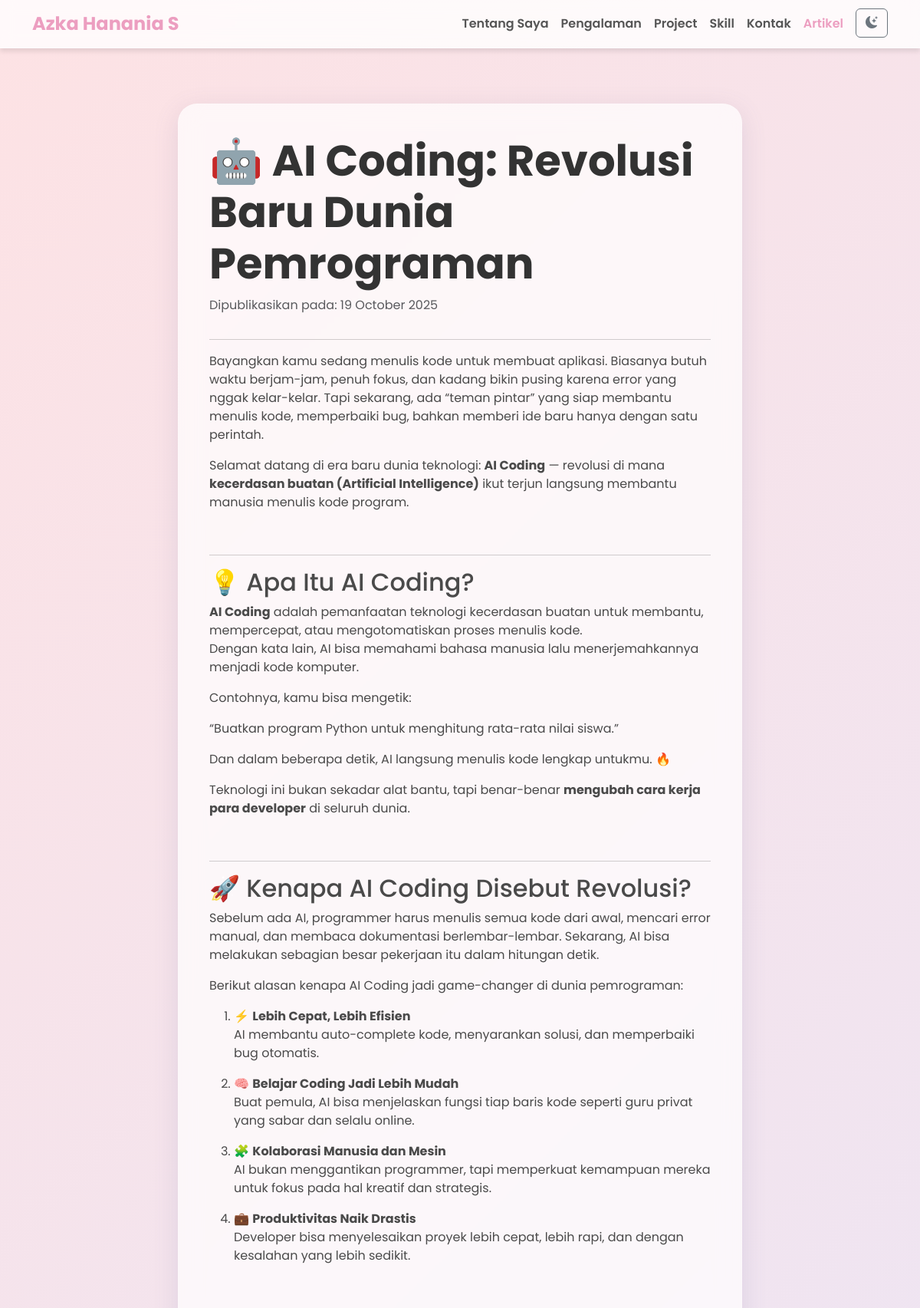
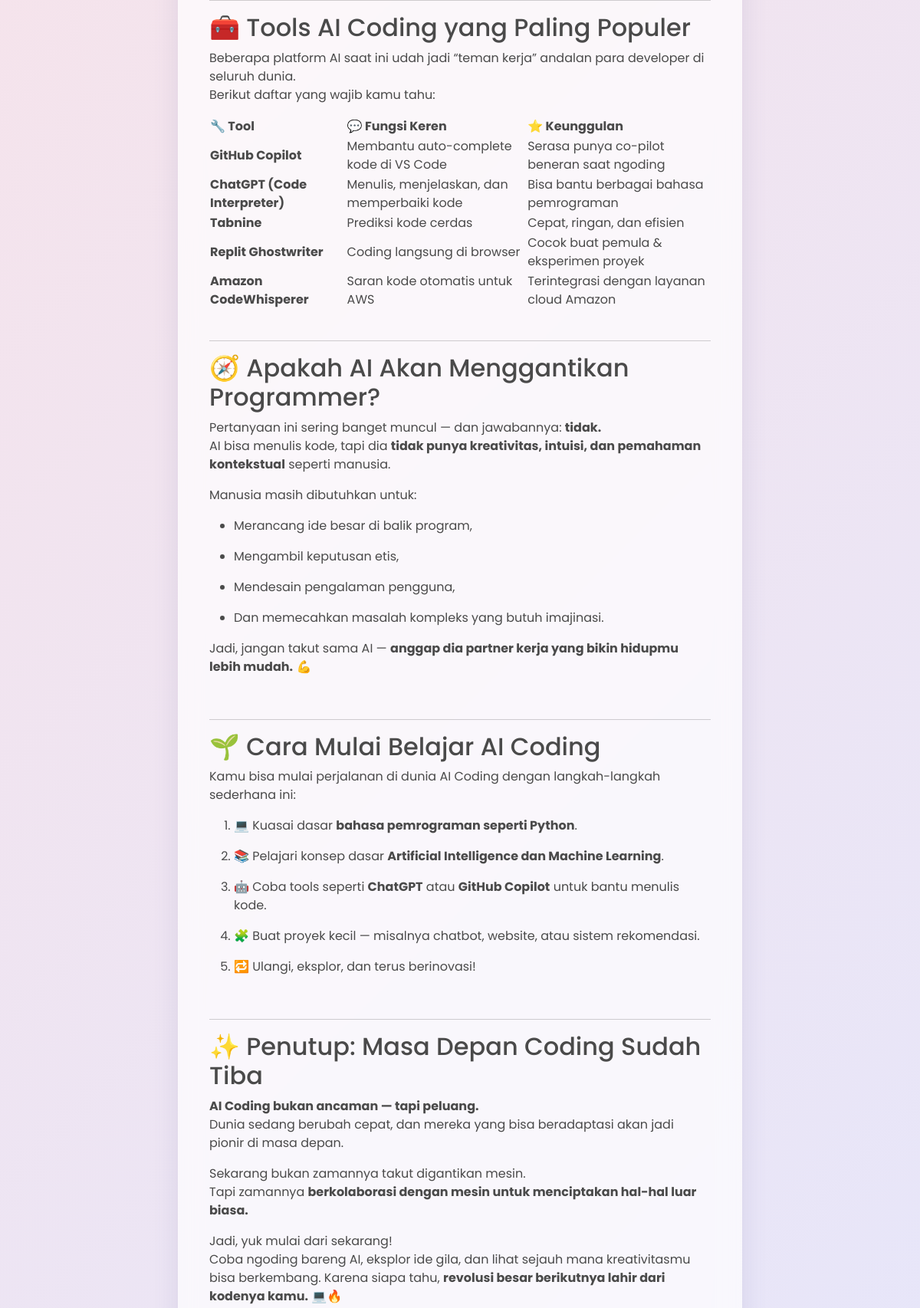
Screenshot of /artikel_detail.php?id=2 (upper part) with the database file from the repository (2 pictures, top to bottom).
### tables this page shows
CREATE TABLE `articles` (
  `id` int(11) NOT NULL,
  `title` varchar(255) NOT NULL,
  `content` text NOT NULL,
  `image` varchar(255) DEFAULT NULL,
  `created_at` timestamp NOT NULL DEFAULT current_timestamp()
);

### artikel_detail.php (the view, shortened to what this page needs)
<?php
require_once 'config.php';
$id = isset($_GET['id']) ? (int)$_GET['id'] : 0;
$stmt = $pdo->prepare("SELECT * FROM articles WHERE id = ?");
$stmt->execute([$id]);
$article = $stmt->fetch(PDO::FETCH_ASSOC);
?>
<!DOCTYPE html>
<html lang="id">
<head>
    <link href="https://cdn.jsdelivr.net/npm/bootstrap@5.3.3/dist/css/bootstrap.min.css" rel="stylesheet">
    <link rel="stylesheet" href="https://cdn.jsdelivr.net/npm/bootstrap-icons@1.11.3/font/bootstrap-icons.min.css">
    <link rel="stylesheet" href="style.css">
</head>
<body>
    <nav class="navbar navbar-expand-lg sticky-top">
        <div class="container">
            <a class="navbar-brand" href="index.html">Azka Hanania S</a>
            <div class="collapse navbar-collapse" id="navbarNav">
                <ul class="navbar-nav ms-auto">
                    <li class="nav-item"><a class="nav-link" href="index.html">Tentang Saya</a></li>
                    <li class="nav-item"><a class="nav-link" href="pengalaman.html">Pengalaman</a></li>
                    <li class="nav-item"><a class="nav-link" href="projek.html">Project</a></li>
                    <li class="nav-item"><a class="nav-link" href="skill.html">Skill</a></li>
                    <li class="nav-item"><a class="nav-link" href="kontak.html">Kontak</a></li>
                    <li class="nav-item"><a class="nav-link active" href="artikel.php">Artikel</a></li>
                    <li class="nav-item">
                        <button id="theme-switcher" class="btn btn-outline-secondary ms-2"><i class="bi bi-moon-stars-fill"></i></button>
                    </li>
                </ul>
            </div>
        </div>
    </nav>
    <div class="container py-5 mt-4">
        <div class="row justify-content-center">
            <div class="col-lg-8">
                <div class="soft-card">
                    <h1 class="main-header"><?= htmlspecialchars($article['title']) ?></h1>
                    <p class="text-muted">Dipublikasikan pada: <?= date('d F Y', strtotime($article['created_at'])) ?></p>
                    <hr>
                    <div class="article-content">
                        <?= html_entity_decode($article['content']) ?>
                    </div>
                </div>
            </div>
        </div>
    </div>
</body>
</html>

### style.css (style rules this page uses)
body { font-family: 'Poppins', sans-serif; background: linear-gradient(135deg, #fde2e4 0%, #e6e6fa 100%); color: #4a4a4a; margin: 0; padding: 0; overflow-x: hidden; }
.navbar { background: rgba(255, 255, 255, 0.8); backdrop-filter: blur(10px); -webkit-backdrop-filter: blur(10px); box-shadow: 0 4px 6px rgba(0, 0, 0, 0.1); font-weight: 600; border-bottom: 1px solid rgba(255, 255, 255, 0.3); }
.navbar-brand { color: #EC9EC0 !important; font-weight: 700; font-size: 1.5rem; }
.nav-link { color: #555 !important; transition: color 0.3s ease; }
.nav-link.active, .nav-link:hover { color: #EC9EC0 !important; }
.container { max-width: 1140px; }
.soft-card { background: rgba(255, 255, 255, 0.7); backdrop-filter: blur(15px); -webkit-backdrop-filter: blur(15px); border-radius: 25px; border: 1px solid rgba(255, 255, 255, 0.2); box-shadow: 0 8px 32px 0 rgba(100, 100, 150, 0.15); padding: 2.5rem; margin-bottom: 2.5rem; transition: transform 0.3s ease, box-shadow 0.3s ease; display: flex; flex-direction: column; height: 100%; }
.main-header { font-weight: 700; color: #333; font-size: 3.5rem; }

### rows the page displays
articles: title "🤖 AI Coding: Revolusi Baru Dunia Pemrograman", created_at "19 October 2025", content "Bayangkan kamu sedang menulis kode untuk membuat aplikasi. Biasanya butuh waktu berjam-jam, penuh fokus, dan kadang bikin pusing karena error yang nggak kelar-kelar. Tapi sekarang, ada “teman pintar” yang siap membantu menulis kode, memperbaiki bug, bahkan memberi ide baru hanya dengan satu perintah. Selamat datang di era baru dunia teknologi: AI Coding — revolusi di mana kecerdasan buatan (Artificial Intelligence) ikut terjun langsung membantu manusia menulis kode program. 💡 Apa Itu AI Coding? AI Coding adalah pemanfaatan teknologi kecerdasan buatan untuk membantu, mempercepat, atau mengotomatiskan proses menulis kode. Dengan kata lain, AI bisa memahami bahasa manusia lalu menerjemahkannya…"
